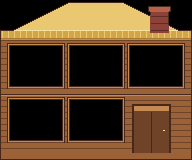
#> input picture assets/world/house/house_frame.png, 192 x 160 px
$ python -i ui_legend.py   (imports and definitions only)
#> lines starting #> are read from the running program, lines starting #| are printed output that depends on the picture
"""UI-4 (v2): interfejs wg LEGENDY STYLU "domek z siana" (docs/STYL_SWIATA.md), nie wg ogolnego "ladnego UI":
- kontur pierwszego planu = outline.fg #3a1d17 (nie wood.0), rogi sciete o 1-2 px,
- cien = krok w dol + przesuniecie w plum, swiatlo = krok w gore ku hay (nigdy "ten sam kolor ciemniejszy"),
- reczna robota: szew z siana, naszywki, tasma kartonowa hay[2], gwozdzie, sek, nieidealna symetria (kazdy rog inny),
- materialy z biblioteki (pkt 5): drewno (deski, jasna krawedz, ciemna szczelina), karton (tasma, brzeg), papier,
  dzianina ("v" scieg), mosiadz (ciemna rama, jasny odblask, nit); max 4-5 tonow na material.
Te same pliki, rozmiary i slice co w ui_a.py/ui_kit.py. Uzycie: python3 tools/art/world/ui_legend.py"""
import json
import sys
from pathlib import Path
sys.path.insert(0, str(Path(__file__).resolve().parents[1]))
import handart as H
import ui_a as U

# [1 line that did not run here, left out]
O = "outline.fg"


# [5 lines left out: function rnd, not called in this run]


def round_corners(im, r=1, which="tlrb", y0=0, y1=None):
    w, h = im.size
    y1 = h - 1 if y1 is None else y1
    for (cx, cy, sx, sy, key) in ((0, y0, 1, 1, "t"), (w - 1, y0, -1, 1, "r"), (0, y1, 1, -1, "l"), (w - 1, y1, -1, -1, "b")):
        if key not in "tlrb" or key not in which:
            continue
        im.putpixel((cx, cy), (0, 0, 0, 0))
        if r >= 2:
            im.putpixel((cx + sx, cy), (0, 0, 0, 0)); im.putpixel((cx, cy + sy), (0, 0, 0, 0))
            H.put(im, cx + sx, cy + sy, O)


def nail(im, x, y):
    """Gwozdz mosiezny 2x2: jasny czubek, cien (hay), obok ciemny otwor."""
    H.put(im, x, y, "hay.3"); H.put(im, x + 1, y, "hay.2"); H.put(im, x, y + 1, "hay.1"); H.put(im, x + 1, y + 1, "hay.0")


# [25 lines left out: functions knot, tape, photo_tape, not called in this run]


def plank_edge_h(im, x0, x1, y, light=True):
    H.hline(im, x0, x1, y, "wood.3" if light else "wood.1")


# [264 lines left out: functions frame_planks, panel_wood, panel_paper, btn, tab, close and 14 more, not called in this run]


ITEMS = {
    "panel_wood": (panel_wood, [8] * 4), "panel_paper": (panel_paper, [8] * 4), "header_banner": (header_banner, [12, 0, 12, 0]),
    "shop_panel": (shop_panel, [8, 18, 8, 8]), "sep_h": (sep_h, [0] * 4), "sep_v": (sep_v, [0] * 4),
    "btn_normal": (lambda: btn(("hay.3", "hay.2", "hay.1", "hay.0")), [6] * 4),
    "btn_hover": (lambda: btn(("linen.3", "hay.3", "hay.2", "hay.0"), hover=True), [6] * 4),
    "btn_pressed": (lambda: btn(("hay.1", "hay.1", "hay.0", "hay.0"), True), [6] * 4),
}
GREEN = ("moss.4", "moss.3", "moss.2", "moss.1"); BLUE = ("dusk.4", "dusk.3", "dusk.2", "dusk.1")
ROSE = ("rose.2", "rose.1", "rose.0", "berry.1"); RED = ("brick.3", "brick.2", "brick.1", "brick.0")
# [15 lines not run here, left out]


# [6 lines left out: function build, not called in this run]


# [2 lines not run here, left out]

>>> import cv2
>>> picture = cv2.imread('../../../assets/world/house/house_frame.png', cv2.IMREAD_GRAYSCALE)
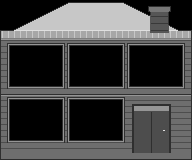
#> picture: shape (160, 192); min 0, max 224, mean 68.6
>>> result = round_corners(picture)
#> (the run stopped early here; a loop or call above may not have finished)

$ run again, on tools/art/swinka_spritesheet_x2.png
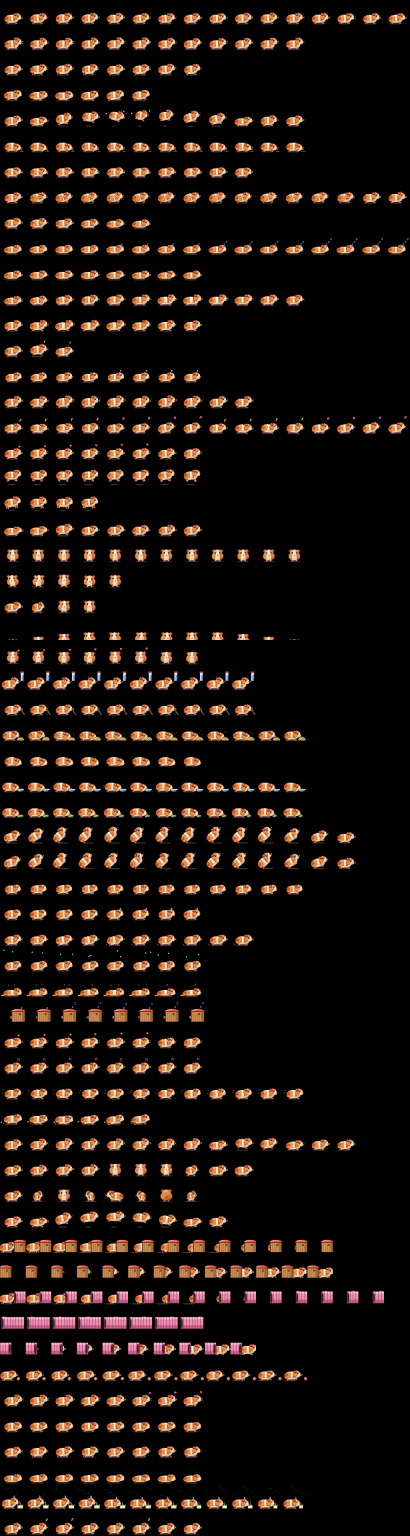
#> input picture tools/art/swinka_spritesheet_x2.png, 2048 x 7680 px (shown at 1/5 size)
#> `picture = cv2.imread('../../../assets/world/house/house_frame.png', cv..`:
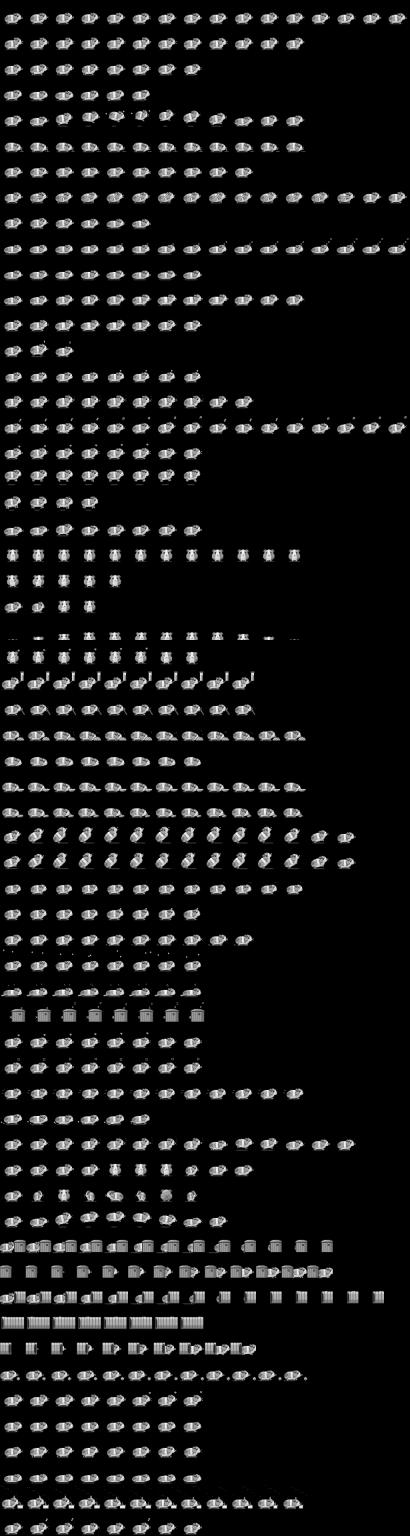
#> picture: shape (7680, 2048) (shown at 1/5 size); min 0, max 255, mean 20.6
